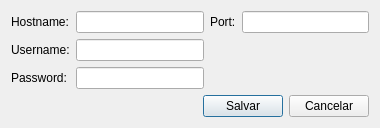
<?xml version="1.0" encoding="UTF-8"?>
<ui version="4.0">
 <class>LoginConfig</class>
 <widget class="QDialog" name="LoginConfig">
  <property name="geometry">
   <rect>
    <x>0</x>
    <y>0</y>
    <width>380</width>
    <height>128</height>
   </rect>
  </property>
  <property name="windowTitle">
   <string>Dialog</string>
  </property>
  <property name="locale">
   <locale language="Portuguese" country="Brazil"/>
  </property>
  <layout class="QGridLayout" name="gridLayout_2">
   <item row="0" column="0">
    <layout class="QGridLayout" name="gridLayout">
     <item row="1" column="0">
      <widget class="QLabel" name="labelUsername">
       <property name="text">
        <string>Username:</string>
       </property>
      </widget>
     </item>
     <item row="1" column="1">
      <widget class="QLineEdit" name="lineEditUsername">
       <property name="text">
        <string/>
       </property>
      </widget>
     </item>
     <item row="2" column="0">
      <widget class="QLabel" name="labelPassword">
       <property name="text">
        <string>Password:</string>
       </property>
      </widget>
     </item>
     <item row="2" column="1">
      <widget class="QLineEdit" name="lineEditPassword">
       <property name="text">
        <string/>
       </property>
       <property name="echoMode">
        <enum>QLineEdit::Password</enum>
       </property>
      </widget>
     </item>
     <item row="0" column="0">
      <widget class="QLabel" name="labelHostname">
       <property name="text">
        <string>Hostname:</string>
       </property>
      </widget>
     </item>
     <item row="0" column="1">
      <widget class="QLineEdit" name="lineEditHostname">
       <property name="text">
        <string/>
       </property>
      </widget>
     </item>
     <item row="0" column="3">
      <widget class="QLineEdit" name="lineEditPort">
       <property name="text">
        <string/>
       </property>
      </widget>
     </item>
     <item row="0" column="2">
      <widget class="QLabel" name="labelPort">
       <property name="text">
        <string>Port:</string>
       </property>
      </widget>
     </item>
    </layout>
   </item>
   <item row="1" column="0">
    <layout class="QHBoxLayout" name="horizontalLayout">
     <item>
      <spacer name="horizontalSpacer">
       <property name="orientation">
        <enum>Qt::Horizontal</enum>
       </property>
       <property name="sizeHint" stdset="0">
        <size>
         <width>40</width>
         <height>20</height>
        </size>
       </property>
      </spacer>
     </item>
     <item>
      <widget class="QPushButton" name="pushButtonSalvar">
       <property name="text">
        <string>Salvar</string>
       </property>
      </widget>
     </item>
     <item>
      <widget class="QPushButton" name="pushButtonCancelar">
       <property name="text">
        <string>Cancelar</string>
       </property>
      </widget>
     </item>
    </layout>
   </item>
  </layout>
 </widget>
 <tabstops>
  <tabstop>lineEditHostname</tabstop>
  <tabstop>lineEditPort</tabstop>
  <tabstop>lineEditUsername</tabstop>
  <tabstop>lineEditPassword</tabstop>
  <tabstop>pushButtonSalvar</tabstop>
  <tabstop>pushButtonCancelar</tabstop>
 </tabstops>
 <resources/>
 <connections/>
</ui>
